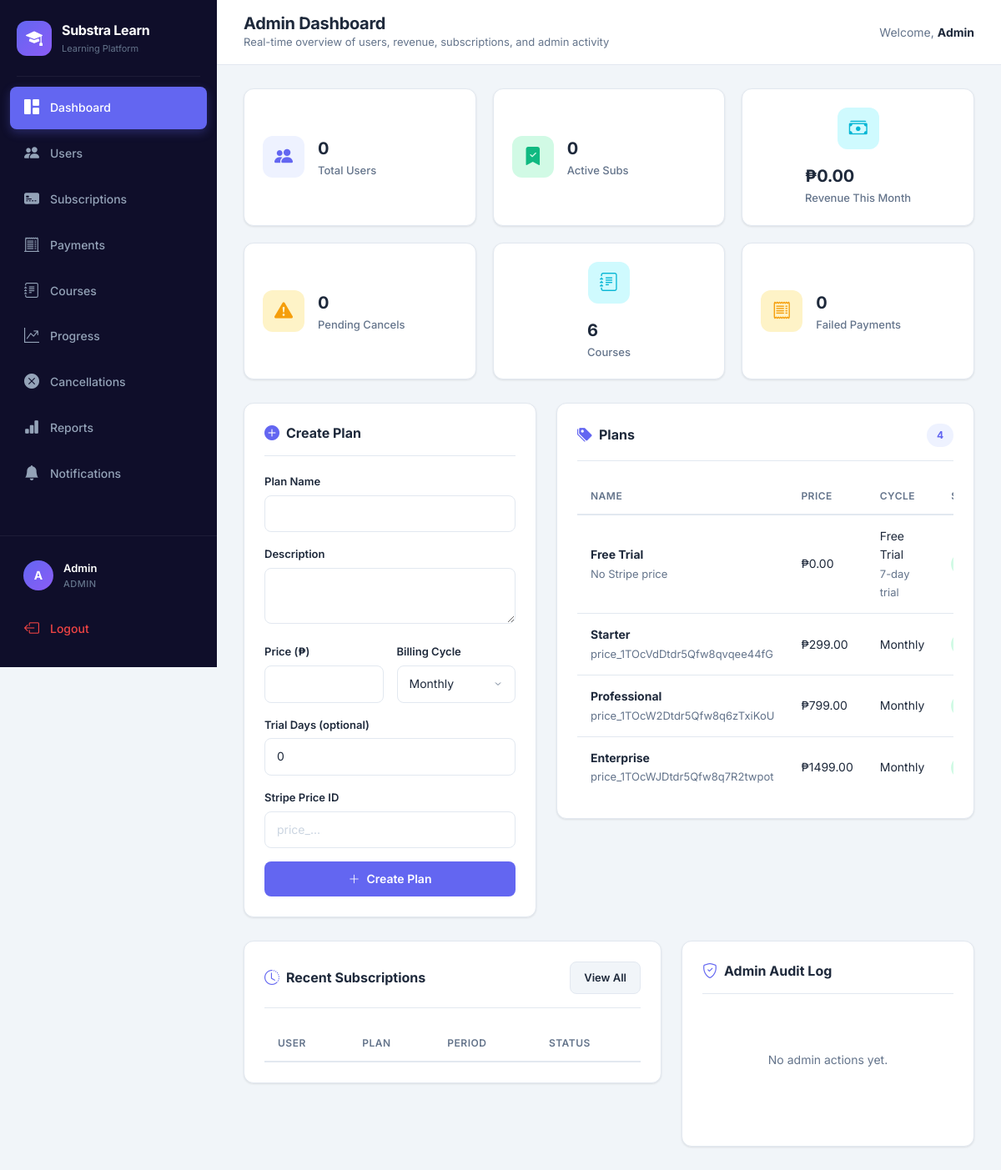
The page /admin (signed in) on the database its author committed.
### tables this page shows
CREATE TABLE plans (
    id INTEGER PRIMARY KEY AUTOINCREMENT,
    name TEXT NOT NULL,
    description TEXT DEFAULT '',
    price REAL NOT NULL,
    billing_cycle TEXT NOT NULL,
    stripe_price_id TEXT DEFAULT '',
    status TEXT DEFAULT 'active',
    trial_days INTEGER DEFAULT 0,
    created_at TEXT DEFAULT (datetime('now'))
);

### app.py (the view)
@app.route("/admin")
@admin_required
def admin():
    auto_expire(); conn = get_db()
    total_users = conn.execute("SELECT COUNT(*) FROM users WHERE role='user'").fetchone()[0]
    active_subs = conn.execute("SELECT COUNT(*) FROM subscriptions WHERE status IN ('active','canceling') AND end_date >= date('now')").fetchone()[0]
    pending_cancellations = conn.execute("SELECT COUNT(*) FROM cancellation_requests WHERE status='pending'").fetchone()[0]
    total_courses = conn.execute("SELECT COUNT(*) FROM courses").fetchone()[0]
    failed_payments = conn.execute("SELECT COUNT(*) FROM payments WHERE status='failed'").fetchone()[0]
    revenue = conn.execute("SELECT COALESCE(SUM(amount), 0) FROM payments WHERE status='paid' AND paid_at >= date('now', 'start of month')").fetchone()[0]
    recent_subs = conn.execute("""SELECT s.id, u.name as user_name, p.name as plan_name, s.status, s.start_date, s.end_date FROM subscriptions s JOIN users u ON s.user_id = u.id JOIN plans p ON s.plan_id = p.id ORDER BY s.id DESC LIMIT 10""").fetchall()
    plans = conn.execute("SELECT * FROM plans ORDER BY price, trial_days DESC").fetchall()
    recent_logs = conn.execute("""SELECT l.*, u.name as admin_name FROM admin_audit_logs l JOIN users u ON l.admin_id = u.id ORDER BY l.id DESC LIMIT 8""").fetchall()
    conn.close()
    return render_template("admin.html", total_users=total_users, active_subs=active_subs, pending_cancellations=pending_cancellations, total_courses=total_courses, failed_payments=failed_payments, revenue=revenue, recent_subs=recent_subs, plans=plans, recent_logs=recent_logs)

### app.py (called while the page is built)
def get_db():
    conn = sqlite3.connect(os.getenv("DATABASE_PATH", DB_PATH), timeout=10)
    conn.row_factory = sqlite3.Row
    conn.execute("PRAGMA journal_mode=WAL")
    conn.execute("PRAGMA busy_timeout=10000")
    conn.execute("PRAGMA foreign_keys=ON")
    return conn

def get_csrf_token():
    if "_csrf_token" not in session:
        session["_csrf_token"] = secrets.token_urlsafe(32)
    return session["_csrf_token"]

@app.context_processor
def inject_helpers():
    def csrf_field():
        return Markup(f'<input type="hidden" name="csrf_token" value="{escape(get_csrf_token())}">')
    return {"csrf_token": get_csrf_token, "csrf_field": csrf_field}

@app.before_request
def protect_posts():
    if request.method != "POST" or request.endpoint == "stripe_webhook":
        return
    sent = request.form.get("csrf_token", "")
    expected = session.get("_csrf_token", "")
    if not expected or not hmac.compare_digest(sent, expected):
        abort(400, "Invalid CSRF token")

def admin_required(func):
    @wraps(func)
    def wrapper(*args, **kwargs):
        if "user_id" not in session or session.get("role") != "admin":
            flash("Access denied", "danger")
            return redirect("/login")
        return func(*args, **kwargs)
    return wrapper

@app.before_request
def refresh_badges():
    if "user_id" not in session:
        return
    try:
        conn = get_db()
        session["notification_count"] = conn.execute(
            "SELECT COUNT(*) FROM notifications WHERE user_id=? AND is_read=0", (session["user_id"],)
        ).fetchone()[0]
        if session.get("role") == "admin":
            session["pending_count"] = conn.execute("SELECT COUNT(*) FROM cancellation_requests WHERE status='pending'").fetchone()[0]
            session["failed_payment_count"] = conn.execute("SELECT COUNT(*) FROM payments WHERE status='failed'").fetchone()[0]
        conn.close()
    except Exception:
        pass

def auto_expire():
    conn = get_db()
    conn.execute("""
        UPDATE subscriptions
        SET status='expired'
        WHERE end_date < date('now') AND status='active'
    """)
    conn.execute("""
        UPDATE subscriptions
        SET status='canceled'
        WHERE end_date < date('now') AND status='canceling'
    """)
    conn.commit()
    conn.close()

### templates/admin.html (shortened to what this page needs)
{% extends "base.html" %}
{% block page_title %}Admin Dashboard{% endblock %}
{% block page_subtitle %}Real-time overview of users, revenue, subscriptions, and admin activity{% endblock %}
{% block content %}
<div class="stats-grid">
  <div class="stat-card stat-primary"><div class="stat-icon"><i class="bi bi-people-fill"></i></div><div class="stat-info"><span class="stat-value">{{ total_users }}</span><span class="stat-label">Total Users</span></div></div>
  <div class="stat-card stat-success"><div class="stat-icon"><i class="bi bi-bookmark-check-fill"></i></div><div class="stat-info"><span class="stat-value">{{ active_subs }}</span><span class="stat-label">Active Subs</span></div></div>
  <div class="stat-card stat-info"><div class="stat-icon"><i class="bi bi-cash-stack"></i></div><div class="stat-info"><span class="stat-value">₱{{ "%.2f"|format(revenue) }}</span><span class="stat-label">Revenue This Month</span></div></div>
  <div class="stat-card stat-warning"><div class="stat-icon"><i class="bi bi-exclamation-triangle-fill"></i></div><div class="stat-info"><span class="stat-value">{{ pending_cancellations }}</span><span class="stat-label">Pending Cancels</span></div></div>
  <div class="stat-card stat-info"><div class="stat-icon"><i class="bi bi-journal-text"></i></div><div class="stat-info"><span class="stat-value">{{ total_courses }}</span><span class="stat-label">Courses</span></div></div>
  <div class="stat-card stat-warning"><div class="stat-icon"><i class="bi bi-receipt"></i></div><div class="stat-info"><span class="stat-value">{{ failed_payments }}</span><span class="stat-label">Failed Payments</span></div></div>
</div>
<div class="row g-4">
  <div class="col-lg-5"><div class="content-card"><div class="card-header-custom"><h2 class="card-title"><i class="bi bi-plus-circle-fill"></i> Create Plan</h2></div>
    <form method="POST" action="/admin/create_plan">{{ csrf_field()|safe }}
      <div class="form-group"><label class="form-label">Plan Name</label><input name="name" class="form-input" required></div>
      <div class="form-group"><label class="form-label">Description</label><textarea name="description" class="form-input" rows="2"></textarea></div>
      <div class="form-row"><div class="form-group"><label class="form-label">Price (₱)</label><input name="price" type="number" step="0.01" class="form-input" required></div><div class="form-group"><label class="form-label">Billing Cycle</label><select name="billing_cycle" class="form-input"><option>Monthly</option><option>Quarterly</option><option>Yearly</option><option>Free Trial</option></select></div></div><div class="form-group"><label class="form-label">Trial Days (optional)</label><input name="trial_days" type="number" min="0" value="0" class="form-input"></div>
      <div class="form-group"><label class="form-label">Stripe Price ID</label><input name="stripe_price_id" class="form-input" placeholder="price_..."></div>
      <button class="btn-custom btn-primary-custom w-100"><i class="bi bi-plus-lg"></i> Create Plan</button>
    </form></div></div>
  <div class="col-lg-7"><div class="content-card"><div class="card-header-custom"><h2 class="card-title"><i class="bi bi-tags-fill"></i> Plans</h2><span class="badge-count">{{ plans|length }}</span></div>
    <div class="table-wrapper"><table class="table-custom"><thead><tr><th>Name</th><th>Price</th><th>Cycle</th><th></th></tr></thead><tbody>{% for p in plans %}<tr><td><strong>{{ p['name'] }}</strong><br><span class="text-muted-custom">{{ p['stripe_price_id'] or 'No Stripe price' }}</span></td><td>₱{{ "%.2f"|format(p['price']) }}</td><td>{{ p['billing_cycle'] }}{% if p['trial_days'] %}<br><span class="text-muted-custom">{{ p['trial_days'] }}-day trial</span>{% endif %}</td><td><span class="badge-status {{ 'badge-active' if p['status']=='active' else 'badge-expired' }}"></span></td></tr>{% endfor %}</tbody></table></div>
  </div></div>
</div>
<div class="row g-4 mt-1">
  <div class="col-lg-7"><div class="content-card"><div class="card-header-custom"><h2 class="card-title"><i class="bi bi-clock-history"></i> Recent Subscriptions</h2><a href="/admin/subscriptions" class="btn-custom btn-secondary-custom btn-sm">View All</a></div><div class="table-wrapper"><table class="table-custom"><thead><tr><th>User</th><th>Plan</th><th>Period</th><th>Status</th></tr></thead></table></div></div></div>
  <div class="col-lg-5"><div class="content-card"><div class="card-header-custom"><h2 class="card-title"><i class="bi bi-shield-check"></i> Admin Audit Log</h2></div>{% if recent_logs %}<div class="lesson-list">{% for log in recent_logs %}<div class="lesson-row"><div class="lesson-number"><i class="bi bi-check2"></i></div><div class="lesson-info"><strong>{{ log['action']|title }}</strong><span>{{ log['admin_name'] }} · {{ log['target_type'] or 'system' }} #{{ log['target_id'] or '' }} · {{ log['created_at'] }}</span></div></div>{% endfor %}</div>{% else %}<div class="empty-state"><p>No admin actions yet.</p></div>{% endif %}</div></div>
</div>
{% endblock %}

### rows shown on the page
plans: name "Free Trial", stripe_price "No Stripe price", price "0.00", billing_cycle "Free Trial", trial_days "7"
plans: name "Starter", stripe_price "price_1TOcVdDtdr5Qfw8qvqee44fG", price "299.00", billing_cycle "Monthly"
plans: name "Professional", stripe_price "price_1TOcW2Dtdr5Qfw8q6zTxiKoU", price "799.00", billing_cycle "Monthly"
plans: name "Enterprise", stripe_price "price_1TOcWJDtdr5Qfw8q7R2twpot", price "1499.00", billing_cycle "Monthly"

### other values the page prints
{{ session.get('user_name', 'U')[0]|upper }} "A"
{{ session.get('user_name') }} "Admin"
{{ session.get('role')|upper }} "ADMIN"
{{ total_users }} "0"
{{ active_subs }} "0"
{{ "%.2f"|format(revenue) }} "0.00"
{{ pending_cancellations }} "0"
{{ total_courses }} "6"
{{ failed_payments }} "0"
{{ plans|length }} "4"
